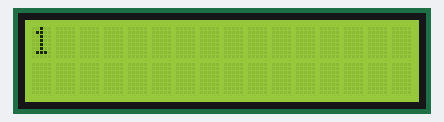
Simulated run of this sketch. Board: Arduino Uno, built with avr-gcc and run on an emulated ATmega328P. Shown: 16×2 character LCD.

Above: at 0.1 s.
At 4.3 s:
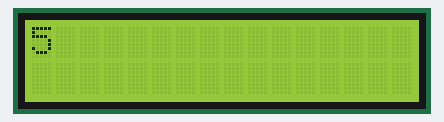
At 9.6 s:
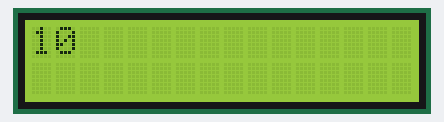
At 19.0 s:
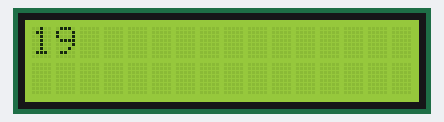
At 28.4 s:
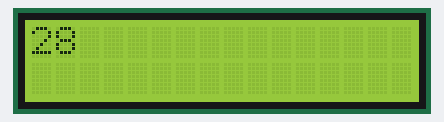
At 38.9 s:
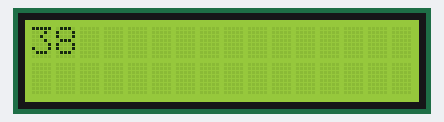

The sketch:

sketch_mar14a.ino
```cpp
int timer1_counter;
int counter = 0;

#include <LiquidCrystal.h>

const int rs = 8, en = 9, d4 = 4, d5 = 5, d6 = 6, d7 = 7;
LiquidCrystal lcd(rs, en, d4, d5, d6, d7);

void setup()
{
  Serial.begin(9600);
  Serial.setTimeout(5000);


  lcd.begin(16, 2);
  // Print a message to the LCD.

  // initialize timer1
  cli(); // disable all interrupts
  TCCR1A = 0;
  TCCR1B = 0;

  // Set timer1_counter to the correct value for our interrupt interval
  //timer1_counter = 64911;   // preload timer 65536-16MHz/256/100Hz
  //timer1_counter = 64286;   // preload timer 65536-16MHz/256/50Hz
  timer1_counter = 34286;   // preload timer 65536-16MHz/256/2Hz
  timer1_counter = 62500;

  OCR0A = timer1_counter;

  TCCR1B |= (1 << CS12);    // 256 prescaler
  TIMSK1 |= (1 << TOIE1);   // enable timer overflow interrupt

  sei();  // enable all interrupts
}

ISR(TIMER1_OVF_vect)        // interrupt service routine
{

  TCNT1 = 0;
  counter++;

  lcd.clear();
  lcd.print(counter);
}

void loop() {

}
```

Measured:
- what the display in image 1 shows lasts 1.0 s, from 4.3 s to 5.3 s
